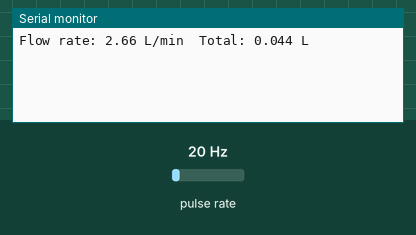
Simulated run of this sketch. Board: ESP32. Shown: the last lines printed to the serial monitor. Wiring (inferred from the names in the program): pulse sensor: data GPIO 27. The inputs (shaded band) are chosen by the test bench; at power-on: pulse rate 20 Hz.

Above: at 1.2 s.
1.3 s: pulse rate (sensor on GPIO 27) set to 4 Hz
At 2.6 s:
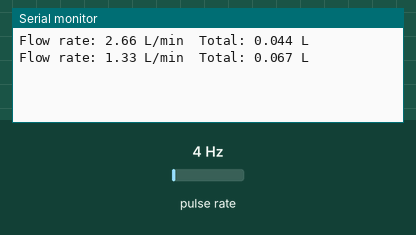
2.8 s: pulse rate (sensor on GPIO 27) set to 50 Hz
At 3.7 s:
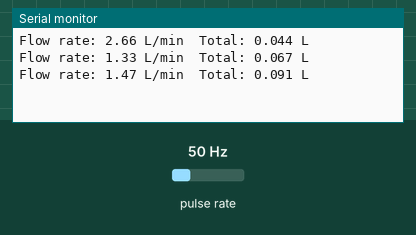
Timing chart, 0 to 5.8 s (numbered marks = the images above; inputs shaded):
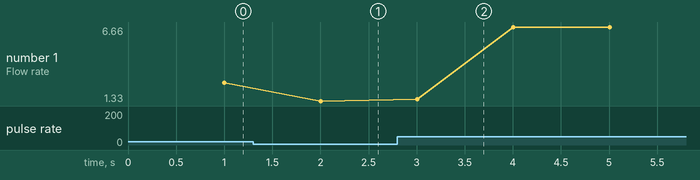

The sketch:

flowSensor.ino
```cpp
volatile int pulseCount = 0;
unsigned long oldTime = 0;
float flowRate;       // in L/min
float totalLitres = 0;
// float calibrationFactor =0.958;

#define FLOW_SENSOR_PIN 27

void IRAM_ATTR pulseCounter() {
  pulseCount++;
}

void setup() {
  Serial.begin(115200);
  pinMode(FLOW_SENSOR_PIN, INPUT_PULLUP);
  attachInterrupt(digitalPinToInterrupt(FLOW_SENSOR_PIN), pulseCounter, FALLING);
}

void loop() {
  if ((millis() - oldTime) > 1000) { // Every second
    detachInterrupt(digitalPinToInterrupt(FLOW_SENSOR_PIN));

    // Flow rate in L/min
    flowRate = ((1000.0 / (millis() - oldTime)) * pulseCount) / 7.5;
    // flowRate *= calibrationFactor;

    // Convert flow rate to volume per second, then add to total
    float litresPerSecond = flowRate / 60.0;
    totalLitres += litresPerSecond;

    oldTime = millis();
    pulseCount = 0;

    Serial.print("Flow rate: ");
    Serial.print(flowRate);
    Serial.print(" L/min\t");

    Serial.print("Total: ");
    Serial.print(totalLitres, 3);  // up to 3 decimal places
    Serial.println(" L");

    attachInterrupt(digitalPinToInterrupt(FLOW_SENSOR_PIN), pulseCounter, FALLING);
  }
}
```

Measured:
- after the input at 1.3 s, the serial monitor: prints a new line after 0.70 s (image 1)
- after the input at 2.8 s, the serial monitor: prints a new line after 0.20 s (image 2)
- plotted number 1: 2.66 → 1.33 after the input at 1.3 s, 1.33 → 6.66 after the input at 2.8 s
